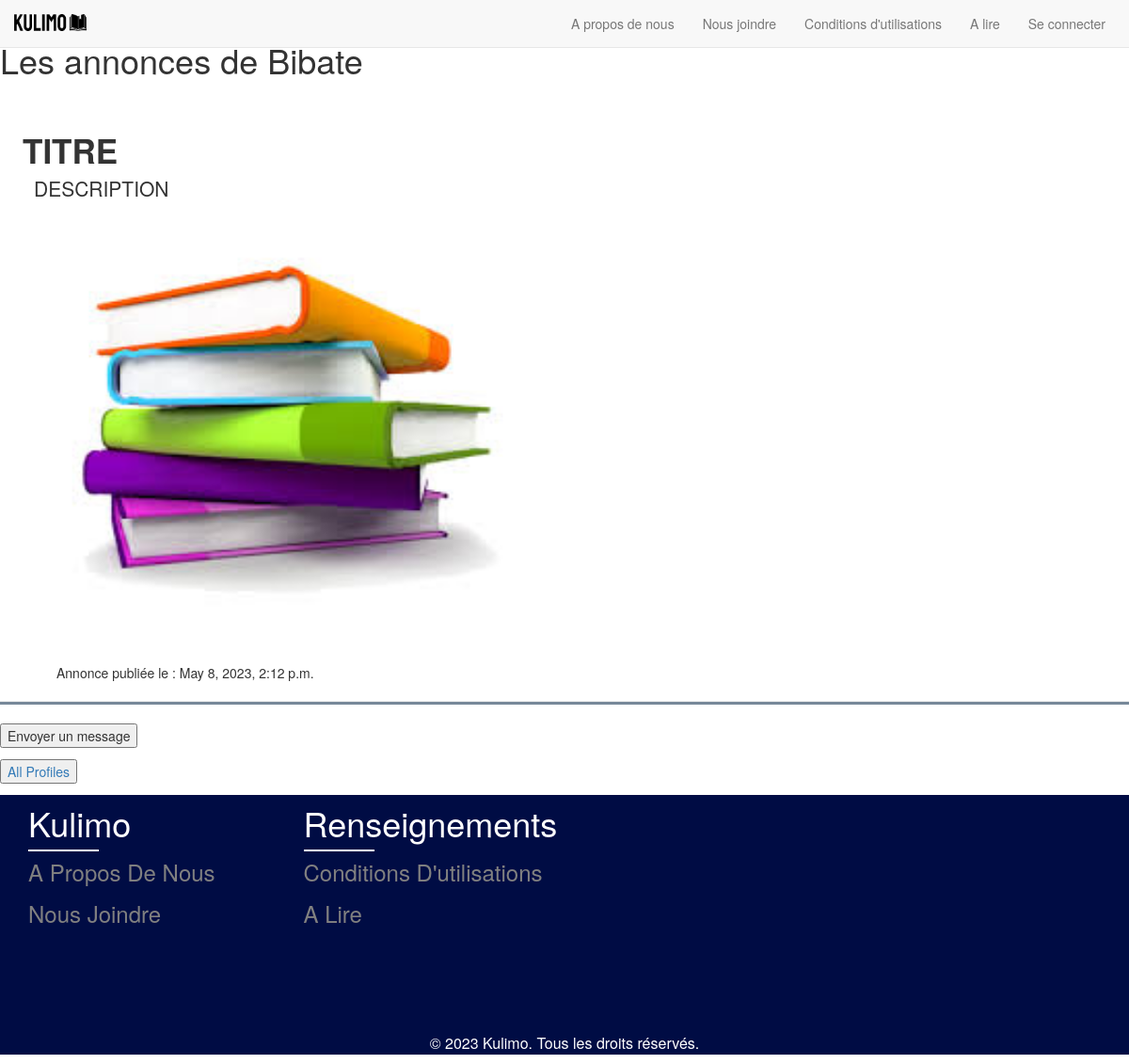
The page /profile/2 on the database its author committed.
### accueil/models.py (models this page shows, shortened)
class Profile(models.Model):
    user = models.OneToOneField(User, on_delete=models.CASCADE)

class UserPost(models.Model):
    user= models.ForeignKey(User, related_name="userposts", on_delete=models.DO_NOTHING)
    title= models.CharField(max_length=100)
    content= models.TextField()
    date_published= models.DateTimeField(auto_now_add=True)
    image= models.ImageField(upload_to='images')
    url= models.SlugField(max_length=500, unique=True, blank=True, editable=False)

### accueil/views.py (the view)
# urls.py: path("profile/<int:pk>", views.profile, name="profile"),
def profile(request, pk):
    profile = Profile.objects.get(pk=pk)
    profile_string = profile.user.username
    username = request.user.username
    roomname = username + profile_string
    return render(request, "profile.html", {"profile": profile, 'username': username, 'roomname': roomname, 'profile_string': profile_string}) # On affiche la template HTML de la page

### accueil/templates/profile.html (shortened to what this page needs)
{% load static %}
<head>
    <link rel="stylesheet" href="https://maxcdn.bootstrapcdn.com/bootstrap/3.4.1/css/bootstrap.min.css">
  </head>
{% include 'navbar.html' %}
{% block content %}
<div class="column">
    <div class="block">
    <h1 class="title is-1" style="padding-top: 2%;">
     Les annonces de {{profile.user.username}}
    </h1>
    <br></br>
    </div>
</div>
<div class="content">
    {% for userpost in profile.user.userposts.all %}
        <div class="box">
            <div class = "col-md-5"></div>
            <div class = "col-md-6"></div>
            <div class = "col-md-1"></div>
            <strong style="font-size: 250% ; padding: 2%;">{{ userpost.title }}</strong>
            <div style="font-size: 150%; padding-left: 3%;">{{ userpost.content }}</div>
            <img style="width: 50%; height: auto; padding: 2%; overflow: hidden; " src="{{ userpost.image.url }}">
            <br>
      <span class="is-small has-text-grey-light" style="padding-left: 5%;" >
               Annonce publiée le : {{ userpost.date_published }}
            </span>
         <hr style="height: 3px; background-color: lightslategray;">
        </div>
    {% endfor %}
</div>
<form id="post-form" method="POST" action="checkview">
    <input type="submit" value="Envoyer un message">
</form>
<div class="block">
<div class="block" style="padding-top: 1%; padding-bottom: 1%;">
  <a href="{% url 'accueil:profile_list' %}">
      <button class="button is-dark is-outlined is-fullwidth">
          All Profiles
      </button>
  </a>
</div>
{% include "master.html" %}
{% endblock content %}

### static/css/style.css (style rules this page uses)
* { margin:0 }
body { min-height: 100vh; display: grid; flex-direction: lfr column; }

### rows shown on the page
Profile: user.username "Bibate"
UserPost: title "TITRE", content "DESCRIPTION", image (picture), date_published "May 8, 2023, 2:12 p.m."
